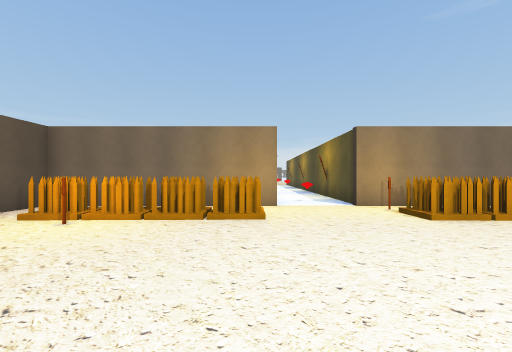
View 1 (above)

17 first-person views from a walk through a 3-D level made in the Unity game engine. The camera is 1.5 m above the floor, looks level and sees 90° across. The floor is counted in squares, 2 m on a side. Each view is taken from the middle of a square. On the plan, view 1 faces up. The plan holds only what a view shows up to about 9 squares ahead; the rest is blank. The place goes on beyond the plan. The player character is not drawn. Some surface patterns are stand-ins.

View 2
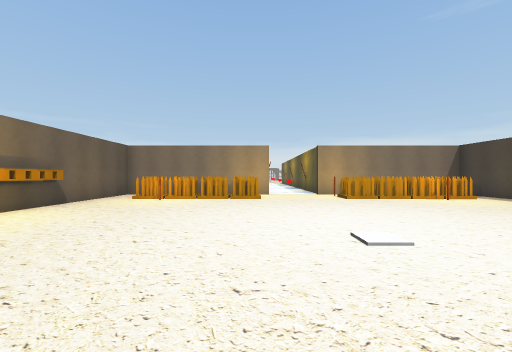

View 3
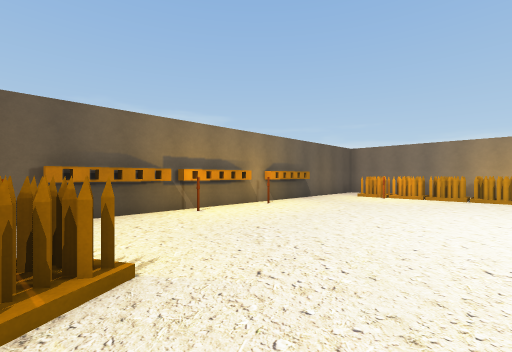

View 4
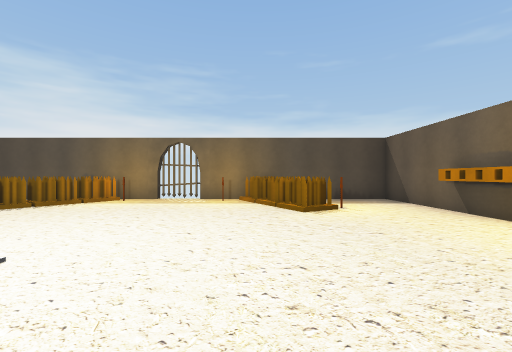

View 5
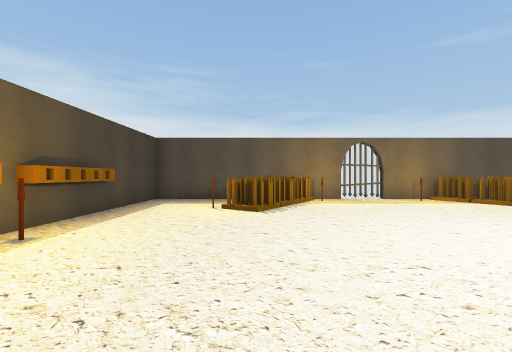

View 6
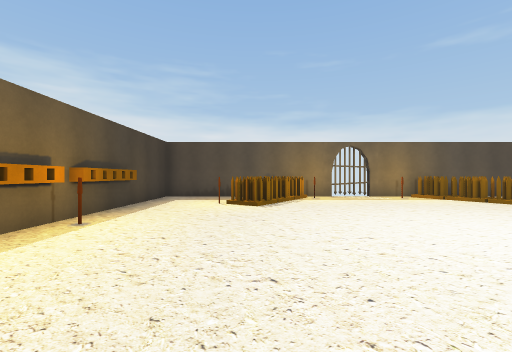

View 7
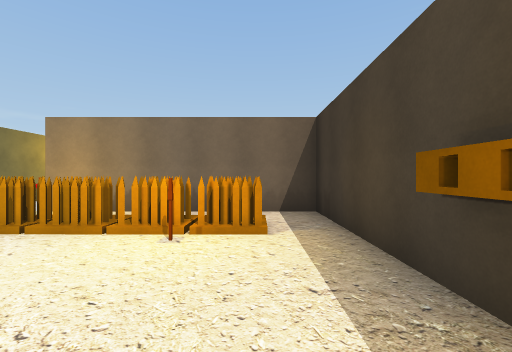

View 8
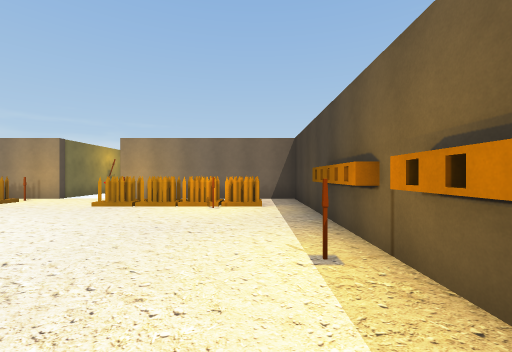

View 9
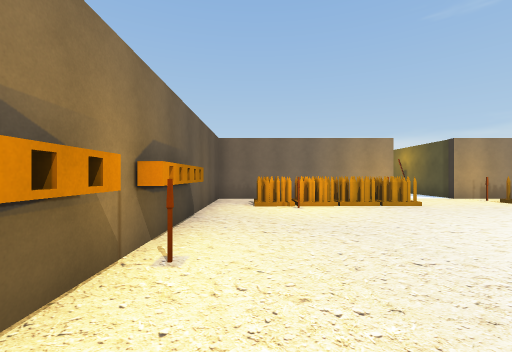

View 10
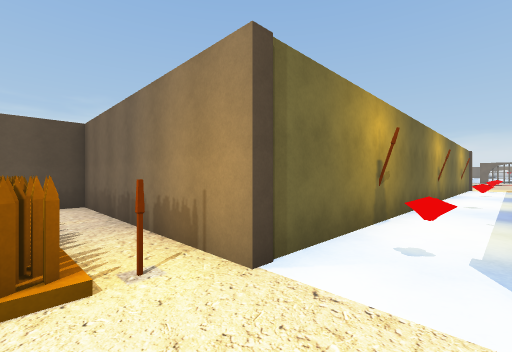

View 11
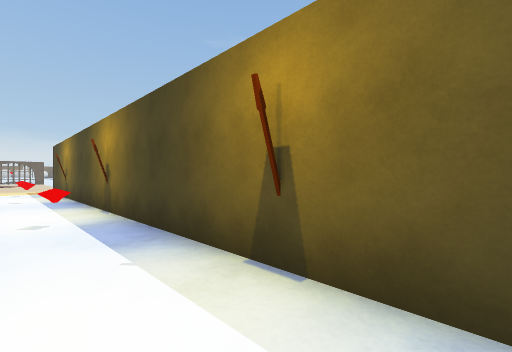

View 12
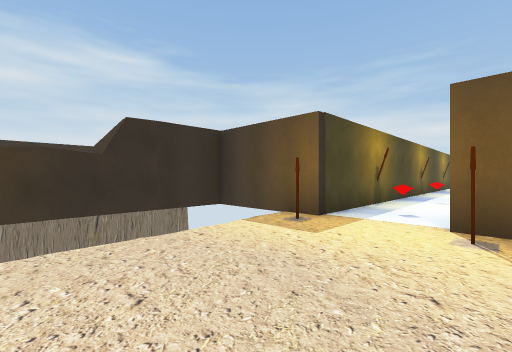

View 13
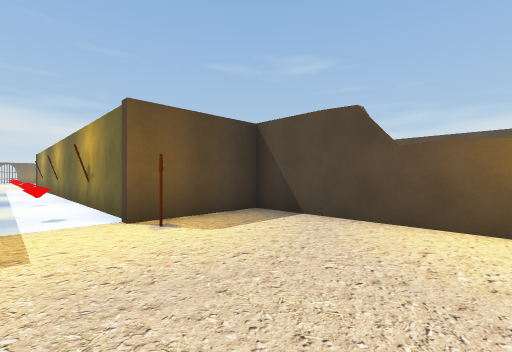

View 14
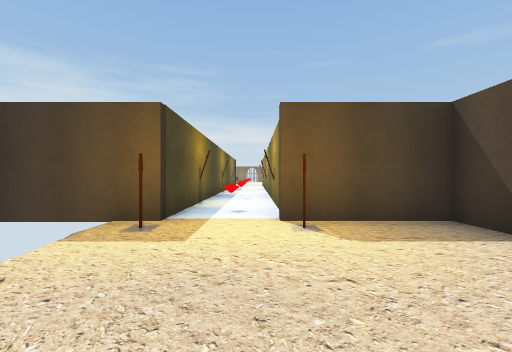

View 15
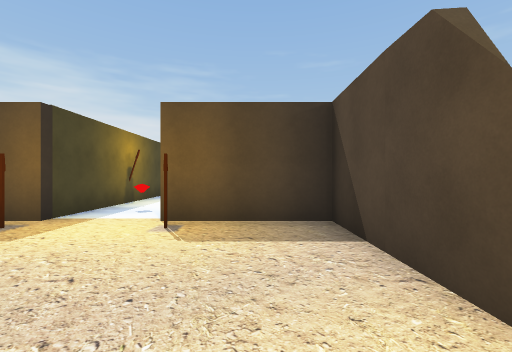

View 16
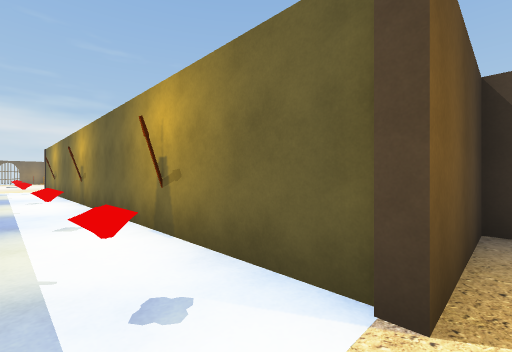

View 17
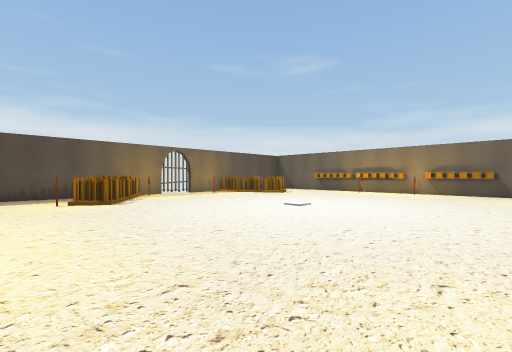

### Floor plan
Points are (right, up) in squares from view 1. A wall is a line through its corners. A room is listed if a view was taken in it or the views show most of it. See-through windows are left out.
Room 1 (views 1, 2, 3, 4, 5, 6, 7, 8, 9, 10, 17)
walls: (4.6, -7.4) (8.3, -7.4) (8.3, -4.4); (8.3, 2.4) (8.3, 6.4) (2.6, 6.4); (0.5, 6.4) (-5.2, 6.4) (-5.2, -0.6); (-5.2, -4.4) (-5.2, -7.4) (-1.4, -7.4)
ways out: opening at (1.5, 7) to room 2
objects: trap (-5, -4) to (-5, -3); other object (-5, -2); trap (-5, -1); torch (-5, 0); trap (-5, 2); other object (-4, 5); other object (-3, -5); torch (-3, 4); other object (-3, 5); other object (-2, -6); other object (-2, -5); other object (-2, 5); other object (-1, -7); other object (-1, 5) to (0, 5); other object (0, -7); torch (0, 6); spikes (1, -8) to (2, -8); other object (3, -7); other object (3, 5); other object (3, 6); other object (4, -7) to (4, -6); other object (4, 5) to (5, 5); other object (5, -6); other object (5, -5); other object (6, -5); torch (6, 4); other object (6, 5) to (7, 5); trap (8, -4) to (8, -3); torch (8, -2); trap (8, -1); torch (8, 0); trap (8, 1) to (8, 2)
Room 2 (views 11, 12, 13, 14, 15, 16)
walls: (5.6, 21.6) (5.6, 23.1); (-2.3, 25.6) (-2.3, 21.7) (0.5, 21.7) (0.5, 6.4); (2.6, 6.4) (2.6, 21.7) (3.5, 21.7)
ways out: opening at (1.5, 7) to room 1
objects: torch (0, 22); other object (1, 17); other object (2, 8); other object (2, 13); other object (2, 20); torch (3, 22)

Where each view was taken, in squares from view 1:
view 1: 0 up, 0 right, facing up
view 2: 4 down, 0 right, facing up
view 3: 5 down, 0 right, facing up-left
view 4: 1 up, 1 left, facing down
view 5: 1 up, 5 right, facing down
view 6: 2 up, 5 right, facing down
view 7: 1 up, 7 right, facing up
view 8: 2 down, 7 right, facing up
view 9: 2 down, 4 left, facing up
view 10: 5 up, 2 right, facing up-left
view 11: 8 up, 1 right, facing up-right
view 12: 26 up, 0 right, facing down-right
view 13: 26 up, 2 right, facing down-left
view 14: 26 up, 1 right, facing down
view 15: 26 up, 1 left, facing down
view 16: 22 up, 2 right, facing down-left
view 17: 3 up, 7 right, facing down-left
